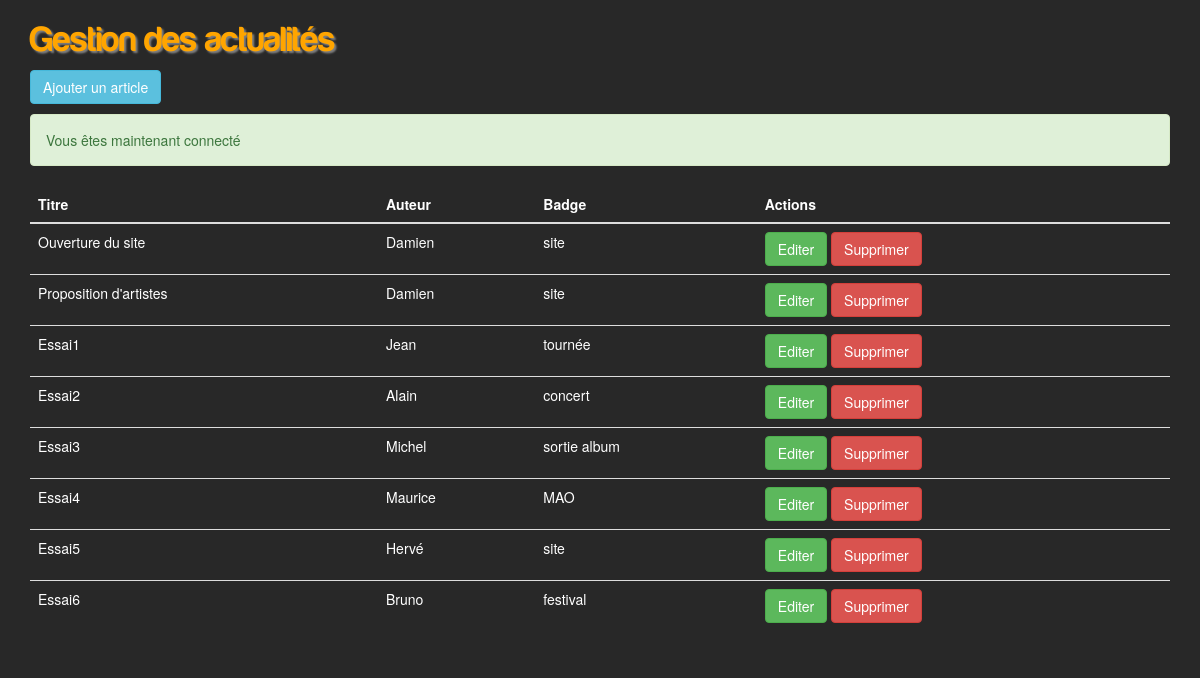
/workshop/workshop_gestion_news.php (signed in), run on the app's committed database.
### tables this page shows
CREATE TABLE IF NOT EXISTS `news` (
  `id` int(11) NOT NULL AUTO_INCREMENT,
  `title` varchar(255) NOT NULL,
  `auth` varchar(255) NOT NULL,
  `date` date NOT NULL,
  `text` text NOT NULL,
  `badge` varchar(255) NOT NULL,
  PRIMARY KEY (`id`)
);

### lib/auth.php (called while the page is built, shortened)
<?php
function csrf(){
	return 'csrf=' . $_SESSION['csrf'];
}

### workshop/workshop_gestion_news.php (the view, shortened to what this page needs)
<?php
include '../lib/includes.php';
$select = $bdd->query("SELECT id, title, badge, auth FROM news");
$categories = $select->fetchAll();
?>
<!DOCTYPE html>
<html>
  <head>
    <link href="<?php echo WEBROOT; ?>css/bootstrap/bootstrap.css" rel="stylesheet">
    <link href="<?php echo WEBROOT; ?>css/style.css" rel="stylesheet">
  </head>
  <body>
  <div class="row">
  <div class="container">
  <h1>Gestion des actualités</h1>
  <p>
    <a href="workshop_edit_news.php" class="btn btn-info">Ajouter un article</a>
  </p>
  <?php echo flash(); ?>
  <table class="table">
    <thead>
      <tr>
        <th>Titre</th>
        <th>Auteur</th>
        <th>Badge</th>
        <th>Actions</th>
      </tr>
      <tbody>
        <?php foreach ($categories as $category): ?>
        <tr>
          <td><?php echo $category['title']; ?></td>
          <td><?php echo $category['auth']; ?></td>
          <td><?php echo $category['badge']; ?></td>
          <td>
            <a href="workshop_edit_news.php?id=<?php echo $category['id']; ?>" class="btn btn-success">Editer</a>
            <a href="?delete=<?php echo $category['id']; ?>&<?php echo csrf(); ?>" class="btn btn-danger" onclick="return confirm('Supprimer ?');">Supprimer</a>
          </td>
        </tr>
        <?php endforeach; ?>
      </tbody>
    </thead>
  </table>
</div>
</div>
  </body>
</html>

### css/style.css (style rules this page uses)
body { background-image: url('../background.jpeg'); background-attachment: scroll; }
a, a:hover { text-decoration: none; }
h1 { color: orange; font-family: Harabara; text-shadow: 2px 2px 2px grey; }
footer, a { color: white; }
table, form { color: white; }

### data on the page
news: title "Ouverture du site", auth "Damien", badge "site"
news: title "Proposition d'artistes", auth "Damien", badge "site"
news: title "Essai1", auth "Jean", badge "tournée"
news: title "Essai2", auth "Alain", badge "concert"
news: title "Essai3", auth "Michel", badge "sortie album"
news: title "Essai4", auth "Maurice", badge "MAO"
news: title "Essai5", auth "Hervé", badge "site"
news: title "Essai6", auth "Bruno", badge "festival"

### other printed values
$message "Vous êtes maintenant connecté"
